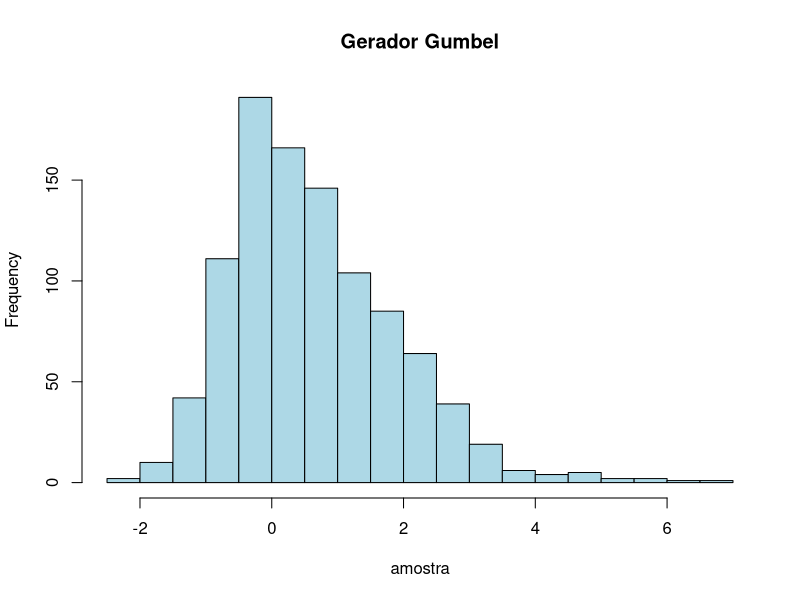
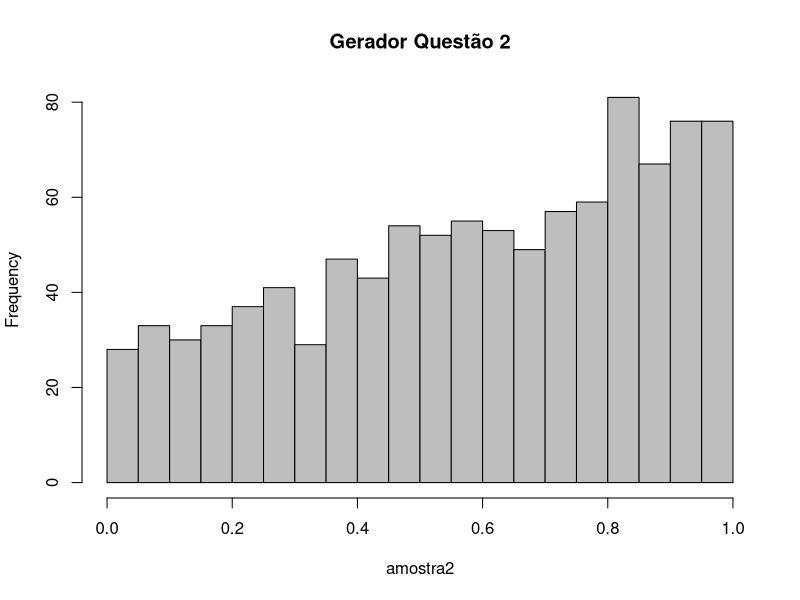
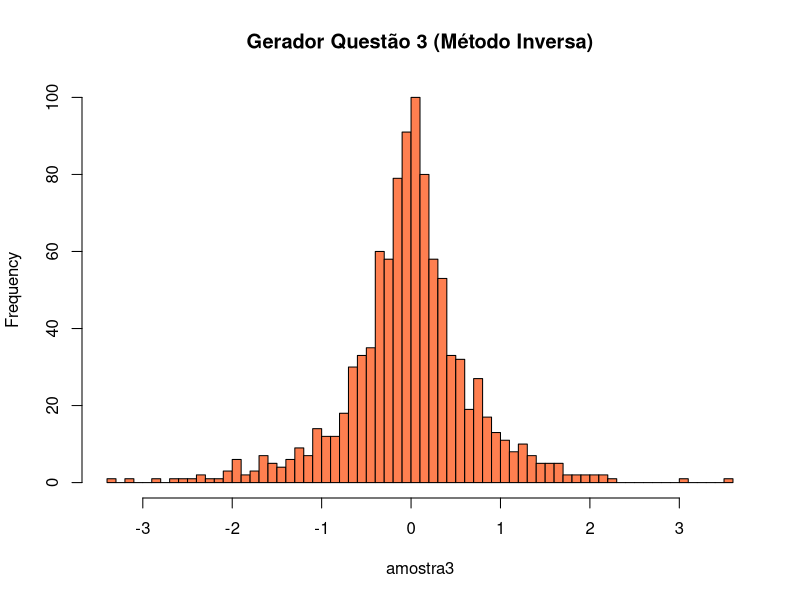
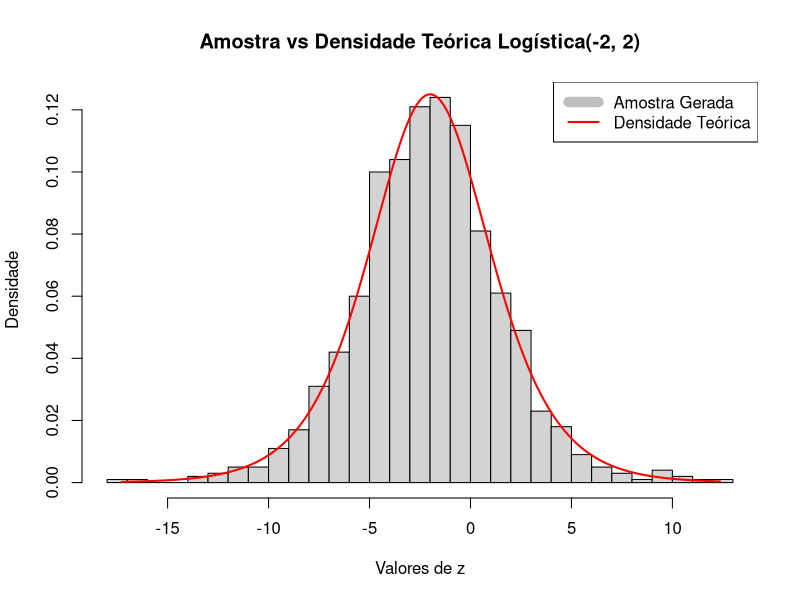
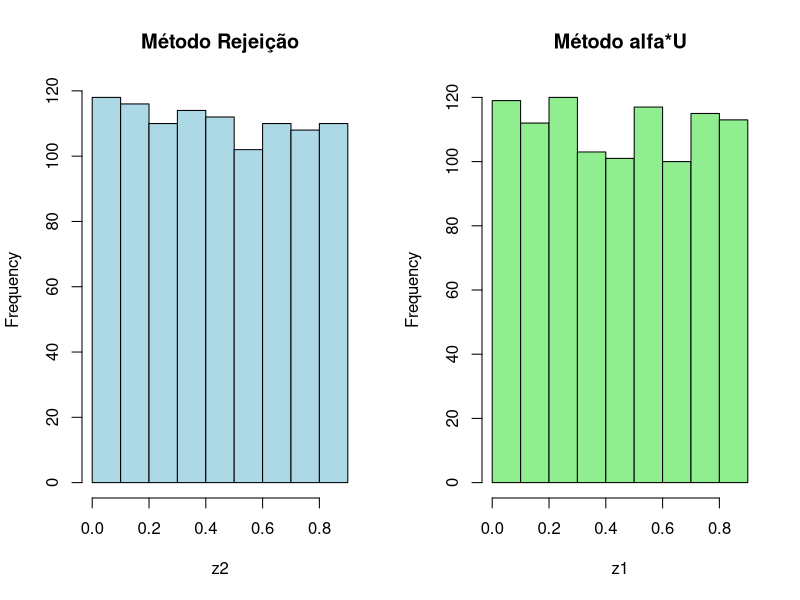
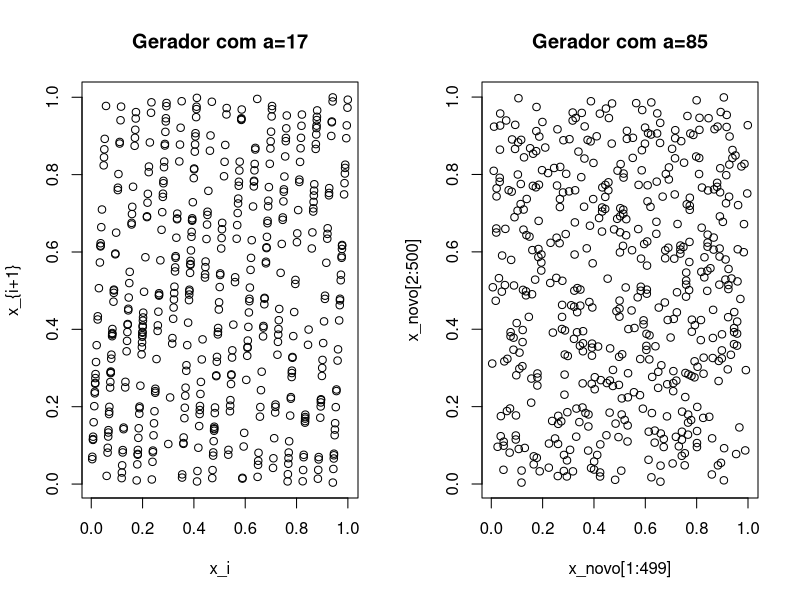
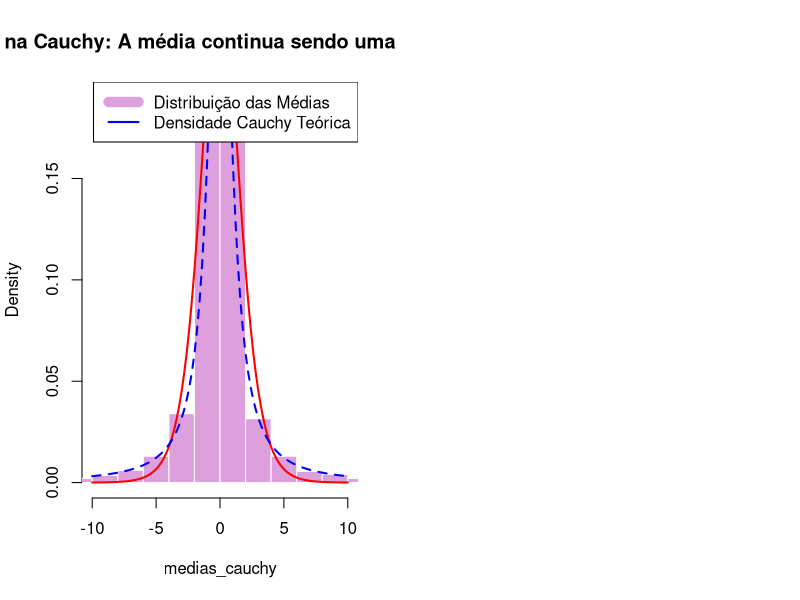
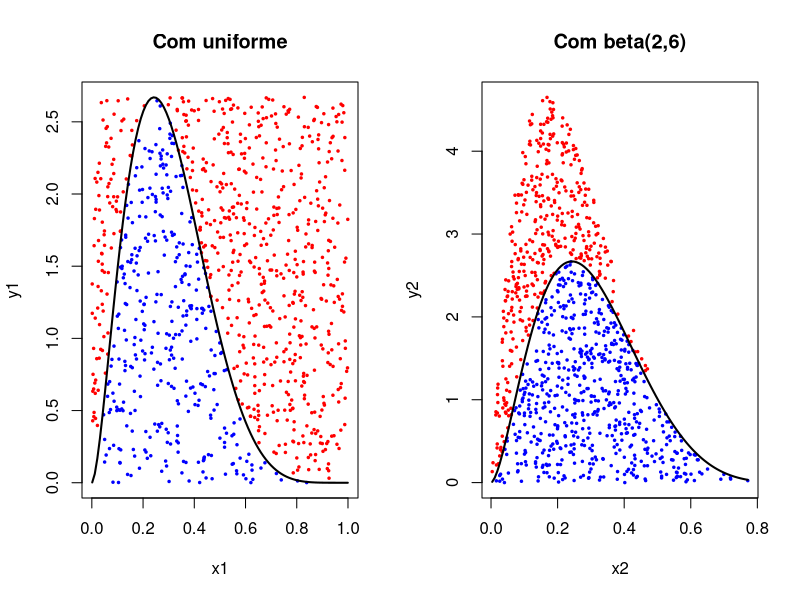

Write the R code that produced these figures, in order.
## ---- chunk 1
mat <- 650
mat%%3
## ---- chunk 2
mu <- 0
b <- 1

gera_gum <- function(mu,b,n){
  u <- runif(n,min = 0, max = 1)
  x <- mu - b * log(-log(u))
  return (x)
}
amostra<- gera_gum(mu,b,1000) 
amostra
## ---- chunk 3
hist(amostra, breaks = 30, main = "Gerador Gumbel", col = "lightblue")
## ---- chunk 4
p_gumbel <- function(x, mu, b) {
  exp(-exp(-(x - mu) / b))
}
print(ks.test(amostra, p_gumbel, mu = mu, b = b))
## ---- chunk 5
gera_2 <- function(n){
  u <- runif(n,min = 0,max=1)
  x <- (-1+ (1+8*u)^(1/2))/2
  return(x)
}
amostra2 <- gera_2(1000)
hist(amostra2, breaks = 30, main = "Gerador Questão 2", col = "gray")
## ---- chunk 6
gera_3 <- function(n) {
  u <- runif(n)
  
  x <- ifelse(u <= 0.5, 
              log(2 * u) / 2,           
              -log(2 * (1 - u)) / 2      
       )
  
  return(x)
}
amostra3 <- gera_3(1000)
hist(amostra3, breaks = 50, col = "coral", main = "Gerador Questão 3 (Método Inversa)")
## ---- chunk 7

gera_4 <- function(n){
  u <- runif(n)
  x <- log(u/(1-u))
  return(x)
}
amostra4 <- gera_4(1e3)
ks.test(amostra4, "plogis", location = 0, scale = 1)
## ---- chunk 8
quebras <- qlogis(seq(0, 1, by = 0.1))
contagem_obs <- table(cut(amostra4, breaks = quebras, include.lowest = TRUE))
chisq.test(contagem_obs)

## ---- chunk 9
z <- -2+amostra4*2
hist(z, breaks = 40, freq = FALSE, col = "lightgrey", 
     main = "Amostra vs Densidade Teórica Logística(-2, 2)",
     xlab = "Valores de z", ylab = "Densidade")
x_seq <- seq(min(z), max(z), length.out = 500)
y_teorico <- dlogis(x_seq, location = -2, scale = 2)
lines(x_seq, y_teorico, col = "red", lwd = 2)
legend("topright", legend = c("Amostra Gerada", "Densidade Teórica"),
       col = c("grey", "red"), lwd = c(10, 2))
## ---- chunk 10
alpha <- 0.9
z1 <-alpha*runif(1e3)
## ---- chunk 11
alpha <- 0.9


rejt <- function(n, alpha){
  
  x <- numeric(n)  # vetor para guardar resultados
  i <- 1
  
  while(i <= n){
    
    u <- runif(1)
    
    if(u < alpha){   # aceita somente se u < alpha
      x[i] <- u
      i <- i + 1
    }
    
  }
  
  return(x)
}

z2 <- rejt(1e3, alpha)

## ---- chunk 12
par(mfrow=c(1,2))
hist(z2, main="Método Rejeição", col="lightblue")
hist(z1, main="Método alfa*U", col="lightgreen")
## ---- chunk 13
m <-  2^(13) - 1 
a <-  17
xo <- 2
gera6 <- function(n,m,a,xo){
  v <- numeric(n)
  xn <- xo
  for (i in 1:n) {
    xn <- (a * xn) %% m
    v[i] <- xn
    
  }
  return(v/m)#precisamos dividir por m porque assim garntimos que 0<v<1

}
x6 <- gera6(500,m,a,xo)
#c , d
x_i <- x6[1:499]
x_proximo <- x6[2:500]
cat("A covariância é ", cor(x_i, x_proximo))
## ---- chunk 14
plot(x_i, x_proximo, main="Gerador com a=17", xlab="x_i", ylab="x_{i+1}")
## ---- chunk 15
x_novo <- gera6(500, m, 85, xo)
cat("A covariância é de ",cor(x_novo[1:499], x_novo[2:500]))

## ---- chunk 16
plot(x_novo[1:499], x_novo[2:500], main="Gerador com a=85")
## ---- chunk 17
gera_cauchy_normais <- function(n) {
 
  x1 <- rnorm(n)
  x2 <- rnorm(n)
  return(x1 / x2)
}
gera_cauchy_inv <- function(n) {
  u <- runif(n)

  x <- tan(pi * (u - 0.5))
  return(x)
}
## ---- chunk 18

t1 <- system.time(amostra_inv <- gera_cauchy_inv(1e3))
t2 <- system.time(amostra_norm <- gera_cauchy_normais(1e3))
cat("Tempo usando a inversa para uma amostra de tamanho 1e3:", t1[3], "segundos\nTempo usando a normal padrão para uma amostra de tamanho 1e3:", t2[3], "segundos\n")


## ---- chunk 19
t1 <- system.time(amostra_inv <- gera_cauchy_inv(1e4))
t2 <- system.time(amostra_norm <- gera_cauchy_normais(1e4))
cat("Tempo usando a inversa para uma amostra de tamanho 1e4:", t1[3], "segundos\nTempo usando a normal padrão para uma amostra de tamanho 1e4:", t2[3], "segundos\n")
## ---- chunk 20
t1 <- system.time(amostra_inv <- gera_cauchy_inv(1e5))
t2 <- system.time(amostra_norm <- gera_cauchy_normais(1e5))
cat("Tempo usando a inversa para uma amostra de tamanho 1e5:", t1[3], "segundos\nTempo usando a normal padrão para uma amostra de tamanho 1e5:", t2[3], "segundos\n")
## ---- chunk 21
t1 <- system.time(amostra_inv <- gera_cauchy_inv(1e6))
t2 <- system.time(amostra_norm <- gera_cauchy_normais(1e6))
cat("Tempo usando a inversa para uma amostra de tamanho 1e6:", t1[3], "segundos\nTempo usando a normal padrão para uma amostra de tamanho 1e6:", t2[3], "segundos\n")
## ---- chunk 22
n_medias <- 1e3
tamanho_amostra <- 1e3 
medias_cauchy <- replicate(n_medias, mean(gera_cauchy_inv(tamanho_amostra)))

hist(medias_cauchy, breaks=500, freq=FALSE, xlim=c(-10, 10), 
     main="TCL na Cauchy: A média continua sendo uma Cauchy!", 
     col="plum", border="white")


curve(dlogis(x, 0, 1), add=TRUE, col="red", lwd=2)
curve(dcauchy(x, 0, 1), add=TRUE, col="blue", lwd=2, lty=2)

legend("topright", legend=c("Distribuição das Médias", "Densidade Cauchy Teórica"),
       col=c("plum", "blue"), lwd=c(10, 2))
## ---- chunk 23
a <- 2.7; b <- 6.3
f <- function(x){dbeta(x, a, b)}
n <- 1000

maximo <- optimize(f, interval = c(0,1), maximum = T)$objective

x1 <- runif(n)
y1 <- runif(n, 0, maximo)
aceito1 <- y1 <= f(x1)

cat("Proporção de aceitação da uniforme:", mean(aceito1))
## ---- chunk 24
g <- function(x){dbeta(x, 2, 6)}
maximo2 <- optimize(function(x){f(x)/g(x)}, interval=c(0,1), maximum=T)$objective

x2 <- rbeta(n, 2, 6)
y2 <- runif(n, 0, maximo2 * g(x2))
aceito2 <- y2 <= f(x2)

cat("Proporção ed aceitação beta(2,6):", mean(aceito2))
## ---- chunk 25
par(mfrow = c(1, 2))

plot(x1, y1, col = ifelse(aceito1, "blue", "red"), pch = 20, cex = 0.5, main = "Com uniforme")
curve(f(x), add = T, lwd = 2)

plot(x2, y2, col = ifelse(aceito2, "blue", "red"), pch = 20, cex = 0.5, main = "Com beta(2,6)")
curve(f(x), add = T, lwd = 2)
## ---- chunk 26
n <- 1000
L <- 0.05

#método da inversa
metodo <- function(n){
  u <- runif(n)
  x_simulado <- -log(1 - u*(1 - exp(-L)))
  esperanca_estimada <- mean(x_simulado)
  
  return(esperanca_estimada)
}
rtd <- metodo(n)
cat("A esperança estimada é", rtd)
## ---- chunk 27

valor_exato <- (1 - (1 + L)*exp(-L))/(1 - exp(-L))

cat("Valor exato:", valor_exato, "\n")
cat("Diferença absoluta:", abs(rtd - valor_exato))

## ---- chunk 28
gera_10 <- function(n) {
  x_final <- numeric(n)
  
  for(i in 1:n) {
    sucesso <- FALSE
    while(!sucesso) {
      u1 <- runif(1)
      if(u1 < 2/3) {
        
        candidato <- runif(1)
        if(runif(1) < (1 + exp(-2*candidato))/2) {
          x_final[i] <- candidato
          sucesso <- TRUE
        }
      } else {
        x_final[i] <- 1 + rexp(1, rate = 2)
        sucesso <- TRUE
      }
    }
  }
  return(x_final)
}

amostra10 <- gera_10(1e3)
hist(amostra10, breaks=50, prob=TRUE, col="lightblue")
